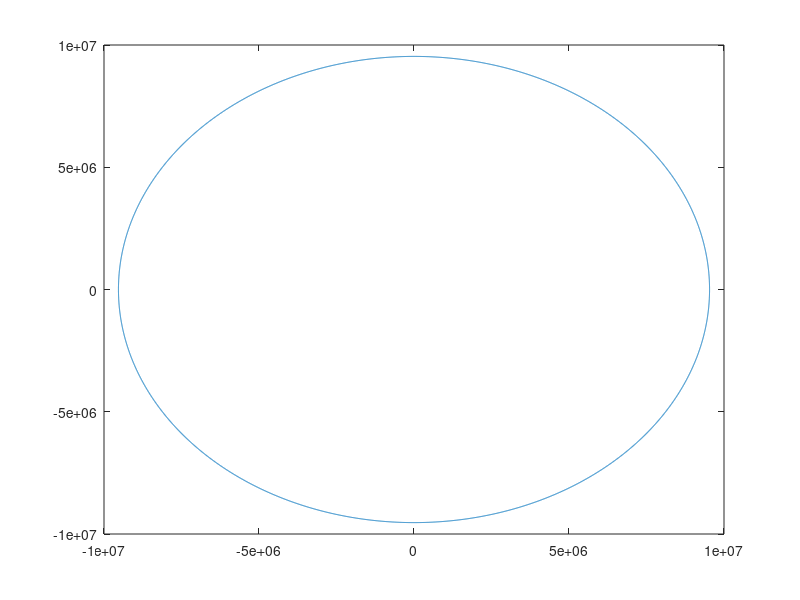

Recreate this plot in MATLAB. (Note: this script raises an error after producing the figure.)
function main5()
    G=6.6743e-11;
    R=6.3781e6;
    m_earth=1.898e20;
    des=2 * R;
    tmax=365.25*24*60*60*700;
    clockmax=100000;

    desMults = linspace(2,10,3);
    dt = 10;
    r=2*R;
    v0=sqrt(G*m_earth/r);
    desMults = linspace(2,10,3);
    vMults = linspace(0.1,0.5,3);
    u=-sqrt(G*m_earth/r);
    rouM=5510;
    roum = 3300;
    
    % change des, others fixed 
    % count = 0;
    for i = 1 : length(desMults)
        for j = 1 : length(vMults)
            % count = count + 1
            radiusD = 1.26*R*(rouM/roum)^(1/3);
            numPoints = 10000;
            theta = linspace(0, 2*pi, numPoints);
            Dx = radiusD*cos(theta);
            Dy = radiusD*sin(theta);
            plot(Dx, Dy);
            hold on;
            Roche(desMults(i), 365.25*24*60*60*7, dt, u, vMults(j)*v0, roum);
            pause(0.1);
        end
    end

    fprintf("fininshed");
end